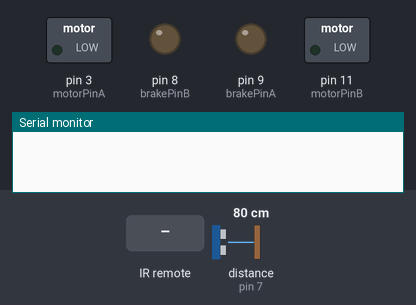
A sketch run on a simulated Arduino Uno, built with avr-gcc and run on an emulated ATmega328P. Parts: switched loads named in the sketch (green lamp = pin HIGH), output pins drawn as LEDs (lit = HIGH), the last lines printed to the serial monitor. Wiring (inferred from the names in the program): ultrasonic range finder: trigger pin 6; echo pin 7. The inputs (shaded band) are chosen by the test bench; at power-on: distance to the obstacle (sensor on pin 7) 80 cm. The echo pulse lasts 58.3 µs per cm; pins used as bus, display or sensor lines are not drawn.

Above: at 1.3 s.
1.4 s: distance to the obstacle (sensor on pin 7) set to 12 cm
2.9 s: distance to the obstacle (sensor on pin 7) set to 9 cm
At 3.6 s:
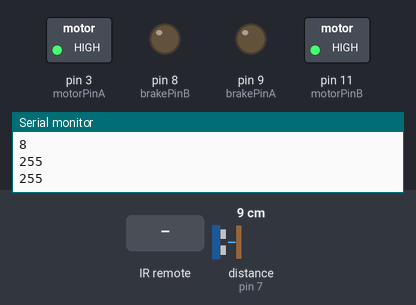
4.5 s: infrared code 0xFF629D received
6.5 s: infrared code 0xFF02FD received
8.5 s: infrared code 0xFFA857 received
Timing chart, 0 to 11.5 s (numbered marks = the images above; inputs shaded):
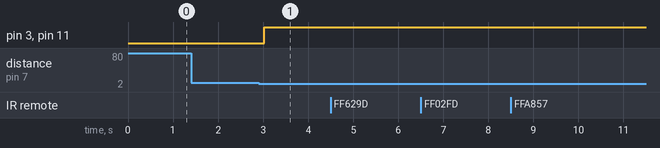

Measured:
- the behaviour switches between 11 and 10 cm on distance to the obstacle (sensor on pin 7) (found by bisection; images 0 and 1)
- after the input at 1.4 s, every drawn part: stays the same
- after the input at 2.9 s, pin 3 (motorPinA), pin 11 (motorPinB): LOW → HIGH after 0.13 s

The sketch:

four_button_control_single_speed_autonomous_class.ino
```cpp
// adds second motor and 2 button control
#include <IRremote.h>

// pin assignments
const int trigPin = 6; // need to set these
const int echoPin = 7;
const int RECV_PIN = 2;
const int directionPinA = 12;
const int directionPinB = 13;
const int motorPinA = 3;
const int motorPinB = 11;
const int brakePinA = 9;
const int brakePinB = 8;

// hex code assigned to a button press
const long forward_button = 0xFF629D;  // uses 'CH+' button
const long stop_button = 0xFF02FD;     // uses 'Next' button
const long reverse_button = 0xFFA857;  // uses '+' button
const long left_button = 0xFF22DD;     // uses 'prev' button
const long right_button = 0xFFC23D;    // uses 'play' button
const long repeat = 0xFFFFFFFF;

// global vars
const int AFORWARD = LOW;
const int BFORWARD = HIGH;
IRrecv irrecv(RECV_PIN);
decode_results results;
long current_command = 0;
long previous_command = 0;

// speed is used globally for motion and steering
const int MAX_SPEED = 255; // use speed 255

// main class to represent our robot
class Robot
{
  private:
    int _lts; // left track speed
    int _rts; // right track speed
    int _ltd; // left track direction
    int _rtd; // right track direction
    void drive(int lts, int rts, int ltd, int rtd);

  public:
    Robot(int lts, int rts, int ltd, int rtd);
    void Stop(); // engage both brakes
    void DriveForward(); // both forward
    void DriveBackward(); // both backward
    void TurnLeft(); // opposite directions
    void TurnRight(); // opposite directions
};

// create a new robot
Robot tracky(0, 0, AFORWARD, BFORWARD); // our robot is named tracky

void setup()
{

  Serial.begin(9600);
  irrecv.enableIRIn(); // Start the receiver

  // setup channels A
  pinMode(motorPinA, OUTPUT); //Initiates Motor Channel A pin
  pinMode(brakePinA, OUTPUT); //Initiates Brake Channel A pin

  // setup Channel B
  pinMode(motorPinB, OUTPUT); //Initiates Motor Channel B pin
  pinMode(brakePinB, OUTPUT);  //Initiates Brake Channel B pin

  digitalWrite(brakePinA, LOW);   // disengage the Brake for channel A
  digitalWrite(brakePinB, LOW);   // disengage the brake for channel B

  // setup ports for ultrasonic sensor
  pinMode(trigPin, OUTPUT);
  pinMode(echoPin, INPUT);
}

void loop()
{


   // test for obstacle

   int duration, distance=11;
   digitalWrite(trigPin, HIGH);
   delayMicroseconds(1000);
   digitalWrite(trigPin, LOW);
   duration = pulseIn(echoPin, HIGH);
   distance = (duration/2) / 29.1;
   if( distance < 10 && distance > 0)
     {
       Serial.println("obstacle detected");
       Serial.println(distance);
       tracky.Stop();
       tracky.DriveBackward();
       tracky.TurnLeft();
       tracky.Stop();
       tracky.DriveForward();
     }
    delay(500);


  if (irrecv.decode(&results)) {   // results is an instance of a decode_results class, decode() returns an int
    Serial.println(results.value, HEX);

    if( results.value == repeat )
     {
       current_command = previous_command;
     }
    else
     {
       current_command = results.value;
       previous_command = current_command;
     }

    // channel A is the left motor as viewed from a "driver" viewpoint"
    // channel B is the right motor as viewed from a "driver" viewpoint"
    switch (current_command)
      {
       //Serial.println("in switch statement");
       case forward_button:
            tracky.DriveForward();
            break;
       case stop_button:
            tracky.Stop();
            break;
       case reverse_button:
            tracky.DriveBackward();
            break;
       case left_button:
            tracky.TurnLeft();
            break;
       case right_button:
            tracky.TurnRight();
            break;
      }
     irrecv.resume(); // Receive the next value
  }
}

Robot::Robot(int lts, int rts, int ltd, int rtd)
{
  _lts = lts;
  _rts = rts;
  _ltd = ltd;
  _rtd = rtd;
}

void Robot::drive(int lts, int rts, int ltd, int rtd)
{
  //Serial.println(lts);
  digitalWrite(directionPinA, ltd); // Establishes direction of Channel A
  //digitalWrite(brakePinA, LOW);   // Disengage the Brake for Channel A
  analogWrite(motorPinA, lts);    // Spins the motor on Channel A

  //Serial.println(rts);
  digitalWrite(directionPinB, rtd); // Establishes direction of Channel B
  //digitalWrite(brakePinB, LOW);   // Disengage the Brake for Channel B
  analogWrite(motorPinB, rts);   // Spins the motor on Channel B at full speed
}

void Robot::Stop()
{
  //Serial.println("Stop");
  //digitalWrite(brakePinA, HIGH);   // engage the Brake for channel A
  //digitalWrite(brakePinB, HIGH);   // engage the brake for channel B
  _lts = 0;
  _rts = 0;
  drive(_lts, _rts, _ltd, _rtd);

}

void Robot::DriveForward()
{
  //Serial.println("Forward");
  _lts = MAX_SPEED;
  _rts = MAX_SPEED;
  _ltd = AFORWARD;
  _rtd = BFORWARD;
  drive(_lts, _rts, _ltd, _rtd);
}

void Robot::DriveBackward()
{
  //Serial.println("Backwards");
  _lts = MAX_SPEED;
  _rts = MAX_SPEED;
  _ltd = !AFORWARD;
  _rtd = !BFORWARD;
  drive(_lts, _rts, _ltd, _rtd);
}

void Robot::TurnLeft()
{
  //Serial.println("Turn Left");
  Serial.println(_lts);
  Serial.println(_rts);
  // the robot does not have to be moving to turn, we will spin in place
  drive(MAX_SPEED, MAX_SPEED, !AFORWARD, BFORWARD); // drive the left track in the opposite direction
  delay(500);
  drive(_lts, _rts, _ltd, _rtd); // resume whatever we were doing when this function was called
 }

void Robot::TurnRight()
{
  //Serial.println("Turn Right");
  // the robot does not have to be moving to turn, we will spin in place
  drive(MAX_SPEED, MAX_SPEED, AFORWARD, !BFORWARD); // drive the left track in the opposite direction
  delay(500);
  drive(_lts, _rts, _ltd, _rtd); // resume whatever we were doing when this function was called
}


/*
int BrakesEngaged()
{
  if( digitalRead(9) == HIGH && digitalRead(8) == HIGH)
    return 1;
  else
    return 0;
}


 HC-SR04 Ping distance sensor]
 VCC to arduino 5v GND to arduino GND
 Echo to Arduino pin 13 Trig to Arduino pin 12
 More info at: http://goo.gl/kJ8Gl


#define trigPin 12
#define echoPin 13

void setup() {
  Serial.begin (9600);
  pinMode(trigPin, OUTPUT);
  pinMode(echoPin, INPUT);
}

void loop() {
  int duration, distance;
  digitalWrite(trigPin, HIGH);
  delayMicroseconds(1000);
  digitalWrite(trigPin, LOW);
  duration = pulseIn(echoPin, HIGH);
  distance = (duration/2) / 29.1;
  if (distance >= 200 || distance <= 0){
    Serial.println("Out of range");
  }
  else {
    Serial.print(distance);
    Serial.println(" cm");
  }
  delay(500);
}
*/
```
